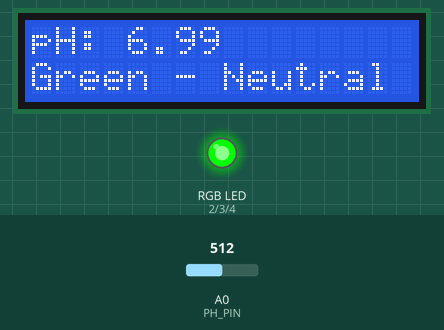
This sketch was run on a simulated Arduino Uno, built with avr-gcc and run on an emulated ATmega328P. On the bench: 16×2 character LCD, an RGB LED mixed from three pins (HIGH = lit). Inputs (shaded band) come from the test bench; at power-on: A0 (PH_PIN) = 512. What the sketch prints to the serial monitor is not drawn.

Above: at 3.2 s.
3.3 s: A0 (PH_PIN) set to 531
At 5.3 s:
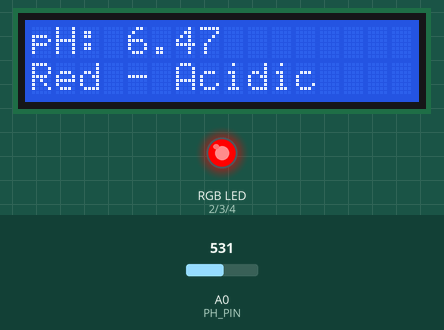
5.6 s: A0 (PH_PIN) set to 306
At 6.6 s:
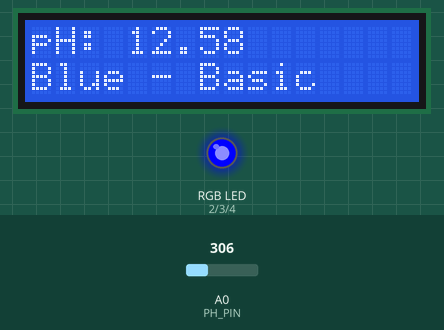
7.7 s: A0 (PH_PIN) set to 122
At 8.8 s:
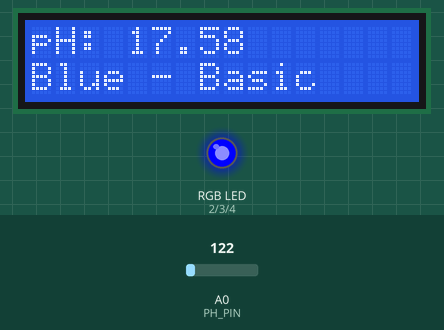
Timing chart, 0 to 10.7 s (numbered marks = the images above; inputs shaded):
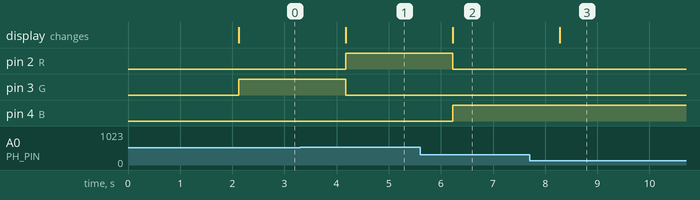

The sketch:

project_s_code.ino
```cpp
/*
  ------------------------------------------------------------------------------
  © 2025 Javier Siliacay | USTP Autotronics - All Rights Reserved.

  This source code is the intellectual property of the author and is provided
  for educational and non-commercial use only. Unauthorized copying, modification,
  distribution, or use of this code for commercial purposes is strictly prohibited
  without prior written consent from the author.

  Violation of these terms may result in legal action under applicable intellectual
  property laws.

  For permissions, contact: github.com/javiersiliacay
  ------------------------------------------------------------------------------
*/

//pH Detection Sensor with RGB Led
#include <Wire.h>
#include <LiquidCrystal_I2C.h>

LiquidCrystal_I2C lcd(0x27, 16, 2);

#define PH_PIN A0  // Analog pin for pH sensor
#define R 2
#define G 3
#define B 4

void setup() {
  Serial.begin(9600);
  pinMode(R, OUTPUT);
  pinMode(G, OUTPUT);
  pinMode(B, OUTPUT);

  lcd.init();
  lcd.setBacklight(HIGH);
  lcd.setCursor(0, 0);
  lcd.print("Initializing...");
  lcd.setCursor(0, 1);
  lcd.print(" -pH Detection-");
  delay(2000);
  lcd.clear();
}

void loop() {
  int sensorValue = analogRead(PH_PIN);
  float voltage = sensorValue * (5.0 / 1023.0);
  float pH = 7 + ((2.5 - voltage) / 0.18);  // Adjust as needed

  Serial.print("Analog Value: ");
  Serial.print(sensorValue);
  Serial.print(" | Voltage: ");
  Serial.print(voltage, 2);
  Serial.print(" V | pH: ");
  Serial.println(pH, 2);

  lcd.clear();
  lcd.setCursor(0, 0);
  lcd.print("pH: ");
  lcd.print(pH, 2);

  if (pH < 6.8) {       //Value for Acidic
    lcd.setCursor(0, 1);
    lcd.print("Red - Acidic");
    digitalWrite(R, HIGH);
    digitalWrite(G, LOW);
    digitalWrite(B, LOW);
  } else if (pH >= 6.8 && pH <= 7.9) {       //Value for Neutral
    lcd.setCursor(0, 1);
    lcd.print("Green - Neutral");
    digitalWrite(R, LOW);
    digitalWrite(G, HIGH);
    digitalWrite(B, LOW);
  } else {              //Value for Basic
    lcd.setCursor(0, 1);
    lcd.print("Blue - Basic");
    digitalWrite(R, LOW);
    digitalWrite(G, LOW);
    digitalWrite(B, HIGH);
  }

  delay(1000);
}
```

Measured:
- the behaviour switches between 518 and 519 on A0 (PH_PIN) (found by bisection; images 0 and 1)
- after the input at 3.3 s, pin 2 (R): LOW → HIGH after 0.88 s; pin 3 (G): HIGH → LOW after 0.88 s; the display: changes after 0.88 s (image 1)
- after the input at 5.6 s, pin 2 (R): HIGH → LOW after 0.63 s; pin 4 (B): LOW → HIGH after 0.63 s; the display: changes after 0.63 s (image 2)
- after the input at 7.7 s, the display: changes after 0.58 s (image 3)
